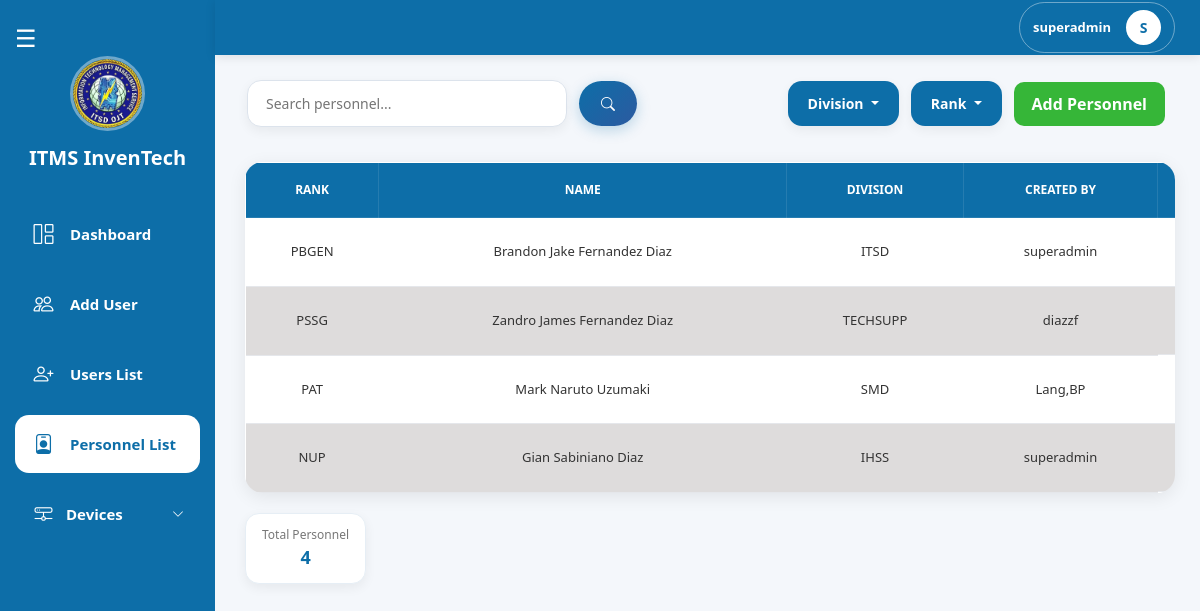
The page /pages/superadmin/personnel_list.php (signed in) on the database as committed earlier.
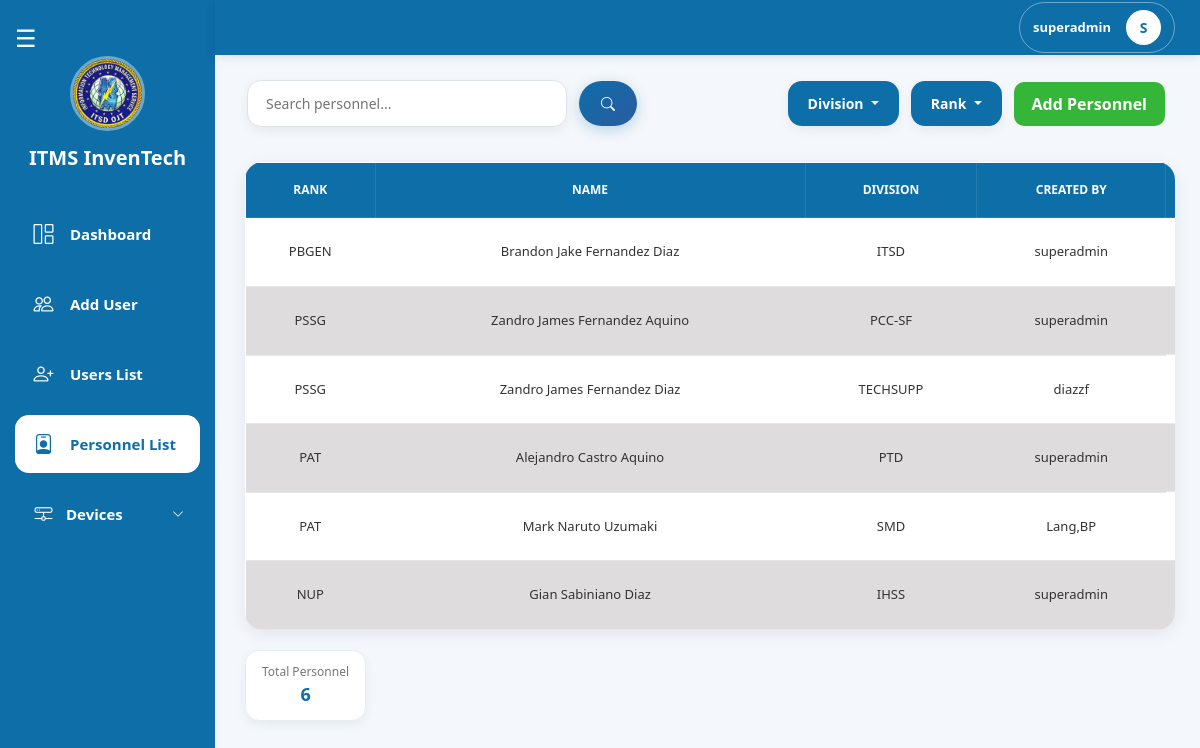
The same page on the database as committed later.
### tables this page shows
CREATE TABLE `personnels` (
  `id` int(11) NOT NULL,
  `division_id` int(11) NOT NULL,
  `rank_id` int(11) NOT NULL,
  `first_name` varchar(255) NOT NULL,
  `middle_name` varchar(255) DEFAULT NULL,
  `last_name` varchar(255) NOT NULL,
  `created_by` int(11) NOT NULL,
  `is_active` tinyint(1) NOT NULL DEFAULT 1
);

CREATE TABLE `ranks` (
  `id` int(11) NOT NULL,
  `rank` varchar(255) NOT NULL,
  `sort_order` int(11) DEFAULT 999
);

CREATE TABLE `divisions` (
  `id` int(11) NOT NULL,
  `division` varchar(100) NOT NULL
);

CREATE TABLE `users` (
  `id` int(11) NOT NULL,
  `role_id` int(11) NOT NULL,
  `division_id` int(11) NOT NULL,
  `email` varchar(255) NOT NULL,
  `password` varchar(255) NOT NULL,
  `rank_id` int(11) NOT NULL,
  `first_name` varchar(255) NOT NULL,
  `middle_name` varchar(255) DEFAULT NULL,
  `last_name` varchar(255) NOT NULL,
  `username` varchar(255) NOT NULL,
  `is_active` tinyint(1) NOT NULL DEFAULT 1,
  `creator_user_id` int(11) NOT NULL,
  `created_date` date NOT NULL DEFAULT current_timestamp(),
  `last_update_at` date DEFAULT NULL
);

### pages/superadmin/personnel_list.php (the view, shortened to what the changed rows need)
<?php
include("../../config/db.php");
$limit  = 10;
$page   = max(1, (int)($_GET['page'] ?? 1));
$offset = ($page - 1) * $limit;
$search          = trim($_GET['search'] ?? '');
$rankFilters     = array_filter(array_map('intval', (array)($_GET['ranks']     ?? [])));
$divisionFilters = array_filter(array_map('intval', (array)($_GET['divisions'] ?? [])));
$activeFilter    = isset($_GET['is_active']) && $_GET['is_active'] !== '' ? (int)$_GET['is_active'] : '';
$sql = "
    SELECT p.id, p.division_id, p.rank_id,
        p.first_name, p.middle_name, p.last_name, p.is_active,
        u.username AS created_by_username,
        TRIM(CONCAT(p.first_name, ' ', IFNULL(p.middle_name,''), ' ', p.last_name)) AS full_name,
        d.division AS division_name,
        r.rank     AS rank_name,
        rl.role_name AS created_by_name
    FROM personnels p
    LEFT JOIN divisions d ON p.division_id = d.id
    LEFT JOIN ranks r     ON p.rank_id     = r.id
    LEFT JOIN users u     ON p.created_by  = u.id
    LEFT JOIN roles rl    ON u.role_id     = rl.id
    WHERE p.is_active = 1
";
$params = [];
$types = '';
$isFiltering = $search !== '' || !empty($rankFilters) || !empty($divisionFilters) || $activeFilter !== '';
$totalPersonnels = (int)$conn->query("SELECT COUNT(*) AS total FROM personnels WHERE is_active = 1")->fetch_assoc()['total'];
$countStmt = $conn->prepare("SELECT COUNT(*) AS total FROM ($sql) t");
$countStmt->execute();
$totalFiltered = (int)$countStmt->get_result()->fetch_assoc()['total'];
$displayTotal  = $isFiltering ? $totalFiltered : $totalPersonnels;
$sql .= " ORDER BY r.id DESC, p.id DESC LIMIT ? OFFSET ?";
$params[] = $limit;
$params[] = $offset;
$types .= 'ii';
$stmt = $conn->prepare($sql);
$stmt->bind_param($types, ...$params);
$stmt->execute();
$result = $stmt->get_result();
$rows = [];
while ($row = $result->fetch_assoc()) $rows[] = $row;
?>
<!DOCTYPE html>
<html lang="en">
<head>
    <link href="https://cdn.jsdelivr.net/npm/bootstrap@5.3.2/dist/css/bootstrap.min.css" rel="stylesheet">
    <link rel="stylesheet" href="https://cdn.jsdelivr.net/npm/bootstrap-icons@1.11.3/font/bootstrap-icons.min.css">
    <link rel="stylesheet" href="../superadmin/css/super_admin.css">
    <link rel="stylesheet" href="css/superadmin_navbar.css">
    <link rel="stylesheet" href="./css/superadmin_sidebar.css">
</head>
<body>
    <?php include 'superadmin_sidebar.php'; ?>
    <div class="contenttable">
        <div class="table-container">
            <table class="users-table" id="personnelsTable">
                <thead>
                    <tr>
                        <th>RANK</th>
                        <th>NAME</th>
                        <th>DIVISION</th>
                        <th>CREATED BY</th>
                        <th>ACTION</th>
                    </tr>
                </thead>
                <tbody id="personnelsTableBody">
                    <?php if (!empty($rows)): ?>
                        <?php foreach ($rows as $row): ?>
                            <tr id="row-<?= $row['id'] ?>">
                                <td><?= htmlspecialchars($row['rank_name']          ?? 'N/A') ?></td>
                                <td><?= htmlspecialchars($row['full_name']) ?></td>
                                <td><?= htmlspecialchars($row['division_name']       ?? 'N/A') ?></td>
                                <td><?= htmlspecialchars($row['created_by_username'] ?? 'SYSTEM') ?></td>
                                <td class="action-buttons">
                                </td>
                            </tr>
                        <?php endforeach; ?>
                    <?php else: ?>
                        <tr id="noDataRow">
                            <td colspan="5" class="text-center py-3">No personnel found.</td>
                        </tr>
                    <?php endif; ?>
                </tbody>
            </table>
        </div>
        <div class="table-footer">
            <div class="user-stats">
                <div class="stat-box total">
                    <span class="label">Total Personnel</span>
                    <span class="value" id="totalPersonnelCount"><?= $displayTotal ?></span>
                </div>
            </div>
        </div>
    </div>
</body>
</html>

Rows that differ between the two databases and show on the page:
added personnels: rank.rank "PSSG", full_name "Zandro James Fernandez Aquino", division.division "PCC-SF", users.username "superadmin"
now on this page (row edited): personnels: rank.rank "PAT", full_name "Alejandro Castro Aquino", division.division "PTD", users.username "superadmin"
Other text that changed with them:
$displayTotal: "4" → "6"
